Frame 1 (no input): blank canvas, image omitted
Frame 60 (no input): blank canvas, image omitted
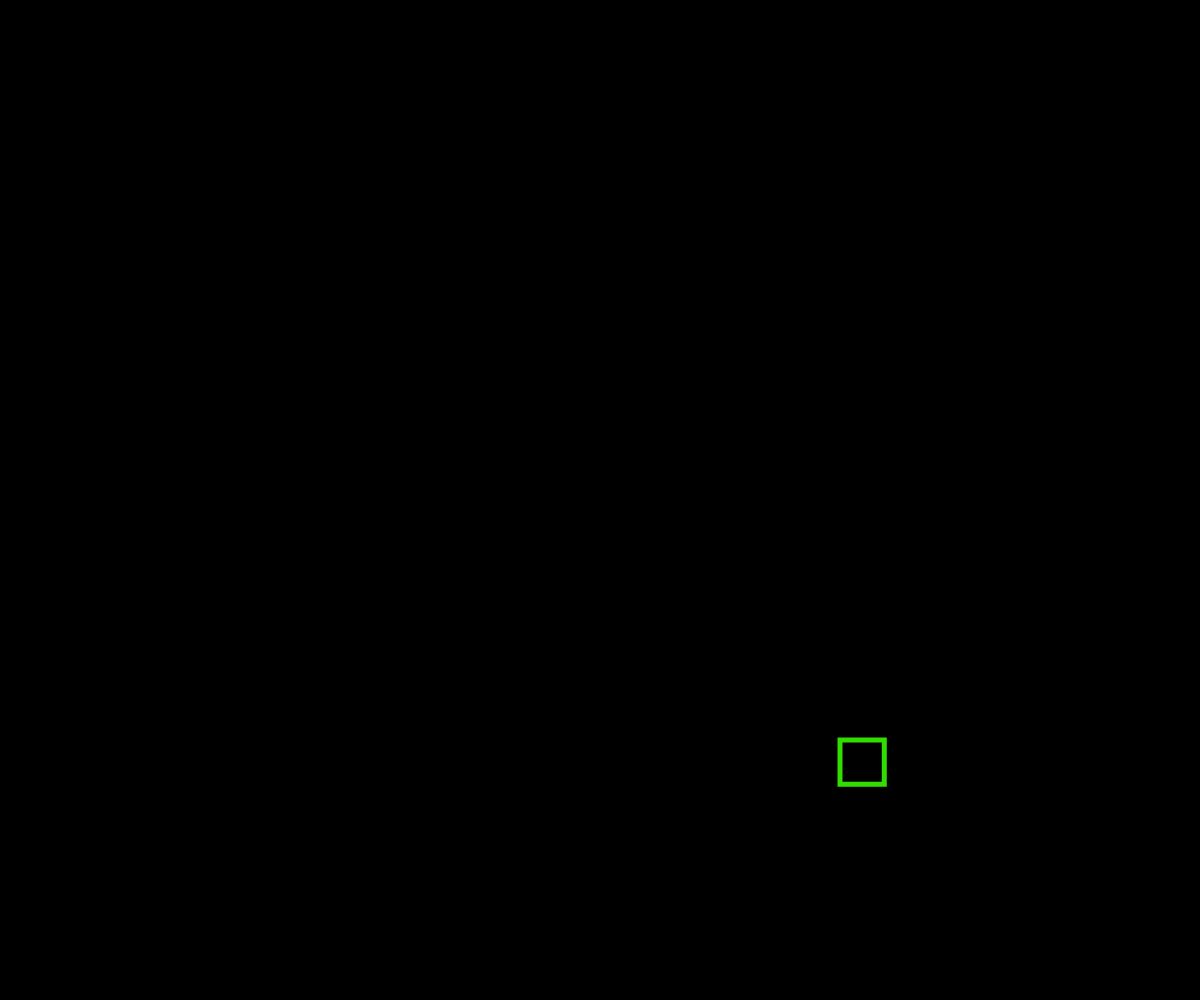
Frame 120 (the mouse pressed at the canvas centre since frame 60)

The p5.js sketch whose frames 1 and 60 were blank and that drew this single picture after the mouse press (run headless with seeded random() and noise() and a simulated clock; from frame 60 on, the mouse is pressed at the canvas centre):

// p5.js sketch
// ── sketch.js
let msq = [];

function setup() {
  createCanvas(windowWidth, windowHeight);
  // for (let i = 0; i < 10; i++) {
  //   x = random(10, width - 10);
  //   y = random(10, height - 10);
  //   size = random(2, 10);
  //   msq[i] = new magicSquare(x, y, 20, size, size);
  // }
}

function draw() {
  background(0);
  for (let i = 0; i < msq.length; i++) {
    msq[i].move();
    msq[i].show();
    for (let j = 0; j < msq.length; j++) {
      if (i != j) {
        msq[j].checkBounce(msq[i].x, msq[i].y, msq[i].size);
        // print(i,j);
      }
    }
  }
}

function mousePressed() {
  x = mouseX;
  y = mouseY;
  // x = random(10, width - 10);
  // y = random(10, height - 10);
  size = random(30, 50);
  msq.push(new magicSquare(x, y, size, 4, 4));
}

// ── magicSquare.js
class magicSquare {
    constructor(x, y, side, vx, vy) {
      this.x = x;
      this.y = y;
      this.side = side;
      this.vx = vx;
      this.vy = vy;
    }
  
    move() {
      if (this.x > width - this.side || this.x < 0 + this.side / 2) {
        this.vx = -1 * this.vx;
      }
      if (this.y > height - this.side || this.y < 0 + this.side / 2) {
        this.vy = -1 * this.vy;
      }
      this.x += this.vx;
      this.y += this.vy;
    }
  
    show() {
      stroke(49, 222, 0);
      strokeWeight(5);
      noFill();
      // rectMode(CENTER);
      rect(this.x, this.y, this.side);
    }
  
    checkBounce(x, y, size) {
      // print(this.x,x);
      if (
        x > this.x &&
        x < this.x + this.side &&
        y > this.y &&
        y < this.y + this.side
      ) {
        this.vx = -1 * this.vx;
        this.vy = -1 * this.vy;
        print("hello");
      }
    }
  }
  
// ── script.js
document.addEventListener('DOMContentLoaded', (event) => {
    const projects = document.querySelectorAll('.project');
    
    projects.forEach((project, index) => {
        project.style.animation = `fadeIn 1s ease-out ${index * 0.3}s both`;
    });
});

// ── style.css
body {
    margin: 0;
    font-family: 'Roboto', sans-serif;
    background-color: #1a1a2e;
    color: #ffffff;
    display: flex;
    flex-direction: column;
    justify-content: center;
    align-items: center;
    min-height: 100vh;
    overflow-x: hidden;
}

.intro {
    text-align: center;
    margin-bottom: 40px;
    animation: fadeIn 1s ease-out;
}

.intro h1 {
    font-family: 'Orbitron', sans-serif;
    font-size: 3em;
    color: #08d9d6;
    text-shadow: 0 0 10px #08d9d6;
    margin-bottom: 10px;
}

.intro p {
    font-size: 1.2em;
    color: #e94560;
}

.container {
    display: flex;
    width: 90%;
    max-width: 1200px;
    border: 2px solid #252a34;
    border-radius: 20px;
    overflow: hidden;
    box-shadow: 0 0 20px rgba(8, 217, 214, 0.3);
    background: linear-gradient(135deg, #16213e, #0f3460);
}

.project {
    flex: 1;
    padding: 40px;
    display: flex;
    flex-direction: column;
    justify-content: center;
    align-items: center;
    text-align: center;
    transition: transform 0.3s ease, box-shadow 0.3s ease;
}

.project:hover {
    transform: scale(1.02);
    box-shadow: 0 0 30px rgba(233, 69, 96, 0.3);
}

#project-ai {
    border-right: 2px solid #252a34;
}

h2 {
    font-family: 'Orbitron', sans-serif;
    font-size: 2.5em;
    margin-bottom: 20px;
    color: #ff2a6d;
    text-shadow: 0 0 10px #ff2a6d;
}

p {
    font-size: 1.2em;
    margin-bottom: 30px;
    color: #d1d7e0;
    line-height: 1.6;
}

button {
    padding: 12px 24px;
    font-family: 'Orbitron', sans-serif;
    font-size: 1.1em;
    color: #ffffff;
    background-color: #08d9d6;
    border: none;
    border-radius: 50px;
    cursor: pointer;
    transition: all 0.3s ease;
    box-shadow: 0 0 10px rgba(8, 217, 214, 0.5);
}

button:hover {
    background-color: #ff2a6d;
    transform: translateY(-5px);
    box-shadow: 0 5px 15px rgba(255, 42, 109, 0.5);
}

.footer {
    text-align: center;
    margin-top: 40px;
    animation: fadeIn 1s ease-out 0.5s both;
}

.footer p {
    font-size: 1em;
    color: #e94560;
}

@keyframes fadeIn {
    from { opacity: 0; transform: translateY(20px); }
    to { opacity: 1; transform: translateY(0); }
}

@media (max-width: 768px) {
    .container {
        flex-direction: column;
    }

    #project-ai {
        border-right: none;
        border-bottom: 2px solid #252a34;
    }
}
